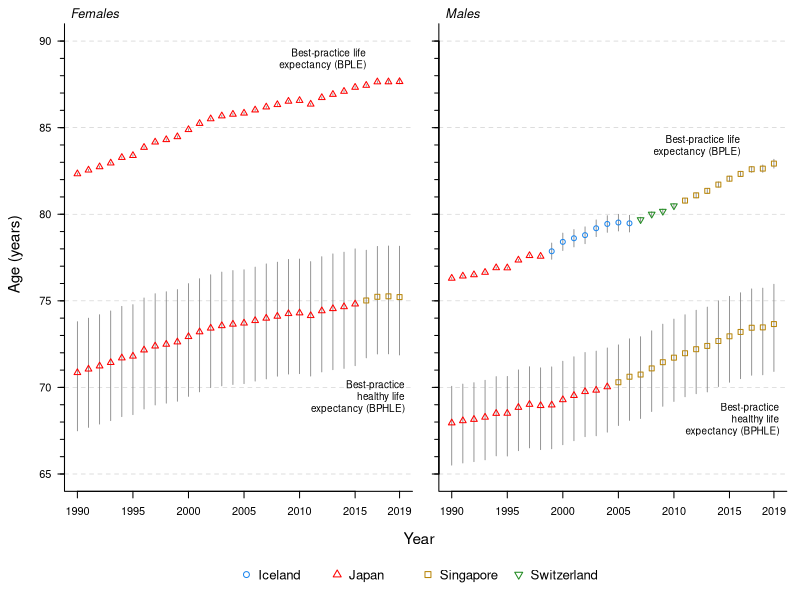

R code for this plot:
#############################################################################
#                                                                           #  
# THE UNCERTAINTY SURROUNDING HEALTHY LIFE EXPECTANCY INDICATORS            #
#                                                                           #
# Francisco VILLAVICENCIO, Marie-Pier BERGERON-BOUCHER,                     #
# and James W. VAUPEL                                                       #
#                                                                           #
#                                                                 Sept 2021 #
#############################################################################

############################################################
### DATA                                                 ###  
############################################################

#------#
# HALE #
#------#

# Healthy life expectancy (HALE) data from GBD 2019
HALE <- read.csv("IHME-GBD_2019_DATA-HALE.csv")
head(HALE)

# Select FEMALE DATA (Same as in Permanyer et al.)
femHALE <- HALE[HALE$sex == 'Female', ]
femHALE <- femHALE[(femHALE$location == 'Japan' & femHALE$year < 2016) |
                     (femHALE$location == 'Singapore' & femHALE$year > 2015), ]
femHALE <- droplevels(femHALE[, c('location', 'year', 'lower', 'val', 'upper')])
femHALE <- femHALE[order(femHALE$year), ]
rownames(femHALE) <- NULL
head(femHALE)

# Select MALE DATA (Same as in Permanyer et al.)
menHALE <- HALE[HALE$sex == 'Male', ]
menHALE <- menHALE[(menHALE$location == 'Japan' & menHALE$year < 2005) |
                     (menHALE$location == 'Singapore' & menHALE$year > 2004), ]
menHALE <- droplevels(menHALE[, c('location', 'year', 'lower', 'val', 'upper')])
menHALE <- menHALE[order(menHALE$year), ]
rownames(menHALE) <- NULL
head(menHALE)


#--------------------------#
# LIFE EXPECTANCY AT BIRTH #
#--------------------------#

# LIFE TABLES from GBD 2019
lt <- read.csv('IHME_GBD_2019_LIFE_TABLES_LE.csv')

# Select FEMALE DATA (Same as in Permanyer et al.)
femLE <- lt[lt$sex_name == 'female', ]
femLE <- femLE[femLE$location_name == 'Japan', ]
femLE <- droplevels(femLE[, c('location_name', 'year_id', 'lower', 'val', 'upper')])
names(femLE)[1:2] <- c('location', 'year')
femLE <- femLE[order(femLE$year), ]
rownames(femLE) <- NULL
head(femLE)

# Select MALE DATA (Same as in Permanyer et al.)
menLE <- lt[lt$sex_name == 'male', ]
menLE <- menLE[(menLE$location_name == 'Japan' & menLE$year_id %in% 1990:1998) |
                 (menLE$location_name == 'Iceland' & menLE$year_id %in% 1999:2006) |
                 (menLE$location_name == 'Switzerland' & menLE$year_id %in% 2007:2010) |
                 (menLE$location_name == 'Singapore' & menLE$year_id %in% 2011:2019), ]
menLE <- droplevels(menLE[, c('location_name', 'year_id', 'lower', 'val', 'upper')])
names(menLE)[1:2] <- c('location', 'year')
menLE <- menLE[order(menLE$year), ]
rownames(menLE) <- NULL
head(menLE)

# Remove unnecessary objects
rm(HALE, lt)


############################################################
### FIGURE 1                                             ###  
############################################################

# Years of interest
Years <- sort(unique(femHALE$year))

# Y-axis limit
yLim <- c(65, 90)

# Output pdf
PNG <- F
if (PNG) png(filename = 'Fig1-BPHLEandBPLE.png',
             width = 6, height = 4.5, units = 'in', res = 300)

# LAYOUT
layout(mat = rbind(c(1, 3, 4), 
                   c(0, 2, 2),
                   c(0, 5, 5)),
       widths = c(.1, 1, 1), heights = c(1, .08, .1))

# Y-AXIS
par(mar = rep(0, 4))
plot(c(0, 1), c(0, 1), xlab = "", ylab = "", col = NA, axes = F)
text(0.4, 0.5, "Age (years)", cex = 1.4, srt = 90)

# X-AXIS
par(mar = rep(0, 4))
plot(c(0, 1), c(0, 1), xlab = "", ylab = "", col = NA, axes = F)
text(0.5, 0.25, "Year", cex = 1.4)

# Plot females and males on different panels
for (sex in c('Females', 'Males')) {
  
  # Data and Margins
  if (sex == 'Females') {
    dat1 <- femHALE
    dat2 <- femLE  
    marPlot <- c(1.3, 2, 1.8, 0.5)
    ylab <- seq(min(yLim), max(yLim), 5)
  } else {
    dat1 <- menHALE
    dat2 <- menLE  
    marPlot <- c(1.3, 1.5, 1.8, 1)
    ylab <- NA
  }
  
  # BPHLE: Color palette and points
  col1 <- rep('red', length(Years))
  col1[which(dat1$location == 'Iceland')] <- 'dodgerblue2'
  col1[which(dat1$location == 'Singapore')] <- 'darkgoldenrod'
  col1[which(dat1$location == 'Switzerland')] <- 'forestgreen'
  pch1 <- rep(2, length(Years))
  pch1[which(dat1$location == 'Iceland')] <- 1
  pch1[which(dat1$location == 'Singapore')] <- 0
  pch1[which(dat1$location == 'Switzerland')] <- 6
  
  # BPLE: Color palette and points
  col2 <- rep('red', length(Years))
  col2[which(dat2$location == 'Iceland')] <- 'dodgerblue2'
  col2[which(dat2$location == 'Singapore')] <- 'darkgoldenrod'
  col2[which(dat2$location == 'Switzerland')] <- 'forestgreen'
  pch2 <- rep(2, length(Years))
  pch2[which(dat2$location == 'Iceland')] <- 1
  pch2[which(dat2$location == 'Singapore')] <- 0
  pch2[which(dat2$location == 'Switzerland')] <- 6
  
  # Main plot
  par(mar = marPlot, las = 1)
  plot(NA, xlab = '', ylab = '', xlim = range(Years), bty = 'L', ylim = yLim,
       xaxt = 'n', yaxt = 'n')
  
  # Grid
  abline(h = seq(min(yLim), max(yLim), 5), lty = 2, lwd = .6, 
         col = grey(.8))
  
  # X-Axis
  axis(1, at = c(seq(min(Years), max(Years), 5)))
  axis(1, at = max(Years))
  
  # Y-Axis
  axis(2, at = min(yLim):max(yLim), labels = NA, tck = -.012)
  axis(2, at = seq(min(yLim), max(yLim), 5), labels = ylab)
  
  # BPHLE: Uncertainty
  segments(x0 = Years, y0 = dat1$lower, x1 = Years, y1 = dat1$upper,
           col = grey(.5), lwd = .8)

  # BPLE: Uncertainty
  segments(x0 = Years, y0 = dat2$lower, x1 = Years, y1 = dat2$upper,
           col = grey(.5), lwd = .8)

  # BPHLE: Data points
  points(Years, dat1$val, col = col1, pch = pch1)
  
  # BPLE: Data points
  points(Years, dat2$val, col = col2, pch = pch2)
  
  # Title
  title(bquote(italic(.(sex))), 
        adj = 0.02, line = .8, cex.main = 1.15)
  
  # Position of the text
  if (sex == 'Females') {
    pos1 <- 89
    pos2 <- 69.5
  } else {
    pos1 <- 84
    pos2 <- 68.2
  }
  
  # Text
  text(max(Years) - 3, pos1, labels = 'Best-practice life\nexpectancy (BPLE)', 
       cex = .9, adj = c(1, .5))
  text(max(Years)+.5, pos2, labels = 'Best-practice\nhealthy life\nexpectancy (BPHLE)', 
       cex = .9, adj = c(1, .5))
  
}

# LEGEND
par(mar = rep(0, 4))
plot(c(0, 1), c(0, 1), xlab = "", ylab = "", col = NA, axes = F)
legend('center', cex = 1.2,
       legend = c('Iceland', 'Japan', 'Singapore', 'Switzerland'),
       col = c('dodgerblue2', 'red', 'darkgoldenrod', 'forestgreen'),
       pch = c(1, 2, 0, 6), horiz = T, bty = 'n')

if (PNG) dev.off()


############################################################
### TABLE 1                                              ###
############################################################

# MONTE CARLO SIMULATION TO ESTIMATE UNCERTAINTY INTERVALS
CalcConfSim <- function(dat, niter) {
  
  ## dat    Data with mortality estimates and uncertainty intervals
  ## niter  Number of iterations      
  
  # Estimate standard deviation
  stdDev <- (dat$upper - dat$lower) / 4
  
  # Object to store estimated slopes
  slopes <- c()
  
  # Simulation
  for (i in 1:niter) {
    # Random sampling
    rand <- rnorm(n = nrow(dat), mean = dat$val, sd = stdDev)
    # Fit linear model
    fit <- lm(rand ~ dat$year)
    # Store estimated slope
    slopes <- c(slopes, coefficients(fit)[2])
  }
  
  # Median and uncertainty intervals of the slope
  return(CI = round(quantile(slopes, probs = c(0.025, .5, .975)), 3))
  
}

# Female BPHLE (Best-practice healthy life expectancy) SLOPE
femBPHLE <- CalcConfSim(dat = femHALE, niter = 20000)
femBPHLE

# Male BPHLE SLOPE
menBPHLE <- CalcConfSim(dat = menHALE, niter = 20000)
menBPHLE

# Female BPLE (Best-practice life expectancy) SLOPE
femBPLE <- CalcConfSim(dat = femLE, niter = 20000)
femBPLE

# Male BPLE SLOPE
menBPLE <- CalcConfSim(dat = menLE, niter = 20000)
menBPLE

# TABLE 1
Table1 <- cbind(c(paste0(femBPHLE[2], ' [', femBPHLE[1], '-', femBPHLE[3], ']'),
                  paste0(menBPHLE[2], ' [', menBPHLE[1], '-', menBPHLE[3], ']')),
                c(paste0(femBPLE[2], ' [', femBPLE[1], '-', femBPLE[3], ']'),
                  paste0(menBPLE[2], ' [', menBPLE[1], '-', menBPLE[3], ']')))
colnames(Table1) <- c('slopeBPHLE', 'slopeBPLE')
rownames(Table1) <- c('Females', 'Males')
Table1

